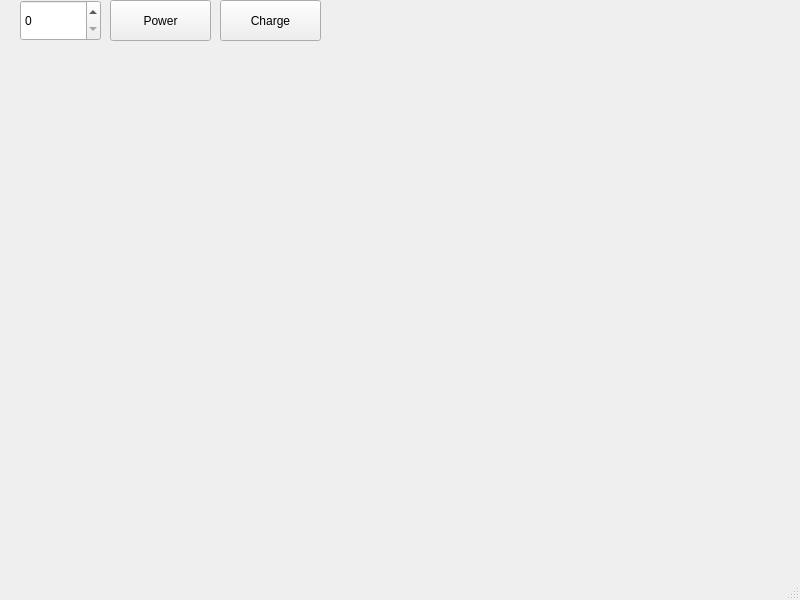
<?xml version="1.0" encoding="UTF-8"?>
<ui version="4.0">
 <class>MainWindow</class>
 <widget class="QMainWindow" name="MainWindow">
  <property name="geometry">
   <rect>
    <x>0</x>
    <y>0</y>
    <width>800</width>
    <height>600</height>
   </rect>
  </property>
  <property name="windowTitle">
   <string>MainWindow</string>
  </property>
  <widget class="QWidget" name="centralwidget">
   <widget class="QPushButton" name="PowerBtn">
    <property name="geometry">
     <rect>
      <x>110</x>
      <y>0</y>
      <width>101</width>
      <height>41</height>
     </rect>
    </property>
    <property name="text">
     <string>Power</string>
    </property>
   </widget>
   <widget class="QSpinBox" name="BatteryLevel">
    <property name="geometry">
     <rect>
      <x>20</x>
      <y>0</y>
      <width>81</width>
      <height>41</height>
     </rect>
    </property>
   </widget>
   <widget class="QPushButton" name="ChargeBtn">
    <property name="geometry">
     <rect>
      <x>220</x>
      <y>0</y>
      <width>101</width>
      <height>41</height>
     </rect>
    </property>
    <property name="text">
     <string>Charge</string>
    </property>
   </widget>
  </widget>
  <widget class="QMenuBar" name="menubar">
   <property name="geometry">
    <rect>
     <x>0</x>
     <y>0</y>
     <width>800</width>
     <height>22</height>
    </rect>
   </property>
  </widget>
  <widget class="QStatusBar" name="statusbar"/>
 </widget>
 <resources/>
 <connections/>
</ui>
